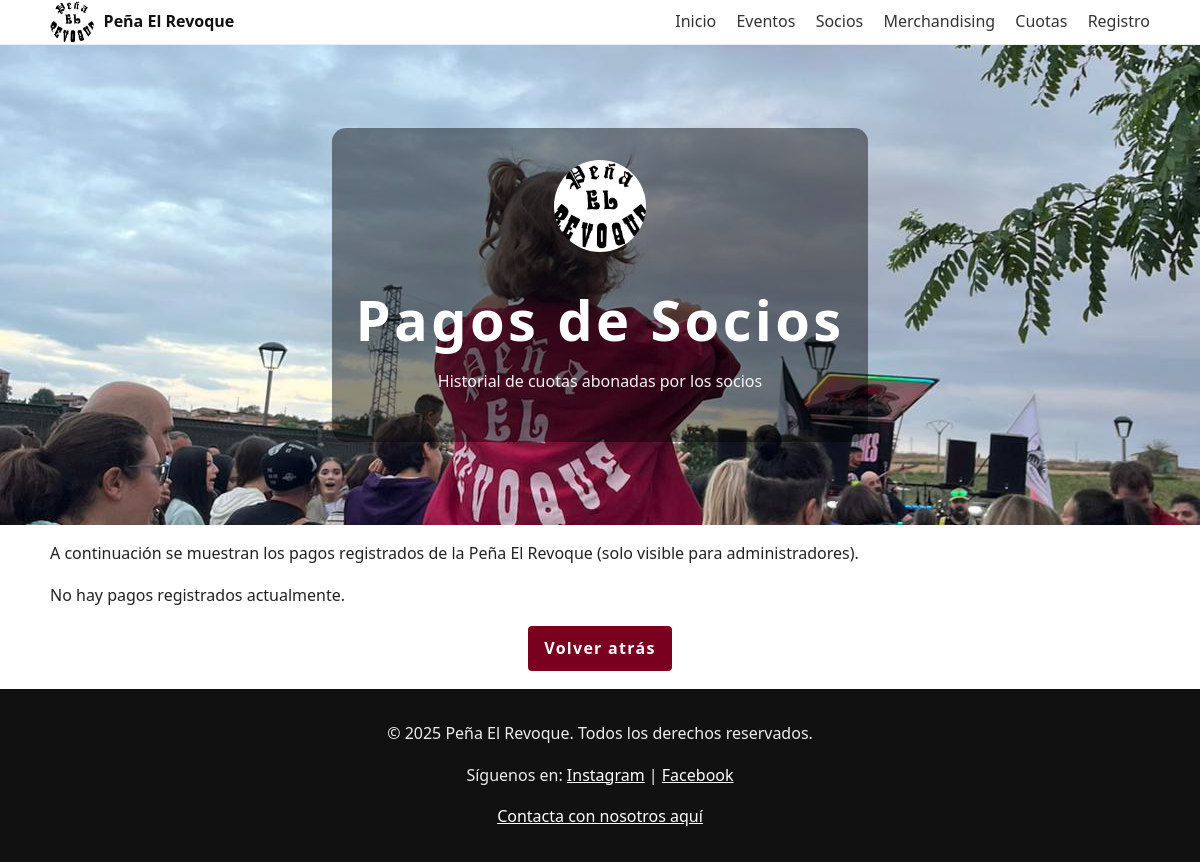
/pagos/ (signed in), run on an earlier commit of the app's database.
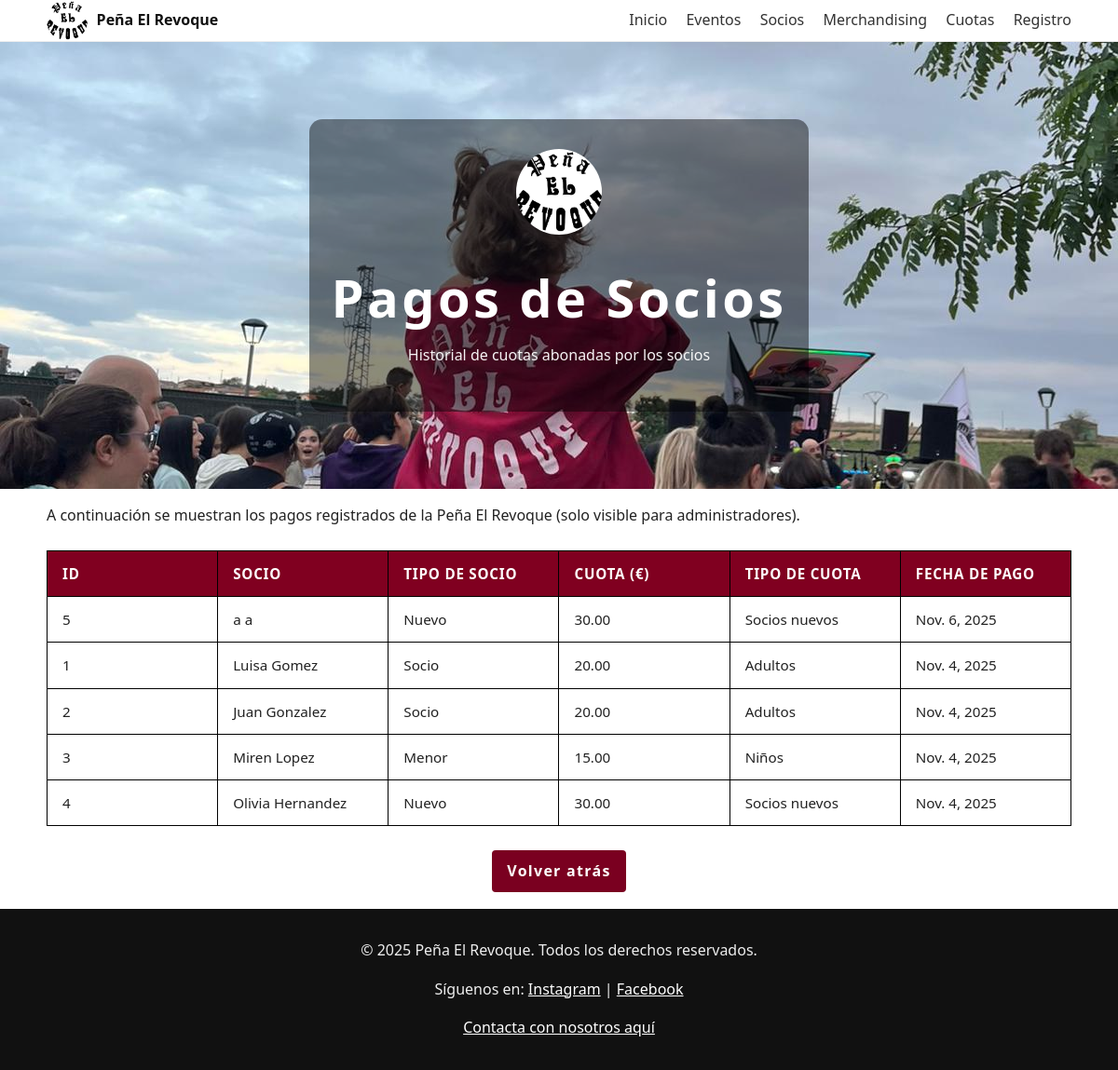
And on a later commit of the database.
### appProjectDjango/models.py (models this page shows, shortened)
class Pagos(models.Model):
    socio = models.ForeignKey(Socio, on_delete=models.CASCADE, related_name="pagos")
    cuota = models.ForeignKey(Cuotas, on_delete=models.CASCADE, related_name="pagos")
    fecha_pago = models.DateField(auto_now_add=True)
    class Meta:
        db_table = "Pagos"

class Socio(models.Model):
    TIPO_SOCIO_CHOICES = [
        ('menor', 'Menor'),
        ('socio', 'Socio'),
        ('nuevo', 'Nuevo'),
    ]
    nombre = models.CharField(max_length=100)
    apellido = models.CharField(max_length=100, null=True, blank=True)
    segundo_apellido = models.CharField(max_length=100, blank=True, null=True)
    mayor13 = models.BooleanField(default=True)
    fecha_nacimiento = models.DateField(blank=True, null=True)
    tipo_socio = models.CharField(max_length=20, choices=TIPO_SOCIO_CHOICES, default='nuevo')
    email = models.EmailField(unique=True)
    password = models.CharField(max_length=128, null=True, blank=True)
    telefono = models.CharField(max_length=20)
    class Meta:
        db_table = "Socios"

class Cuotas(models.Model):
    tipo_socio = models.CharField(max_length=50, null=True, blank=True)  # "Adulto", "Niño", "Socio nuevo"
    precio = models.DecimalField(max_digits=6, decimal_places=2, default=50.00)
    beneficios = models.TextField()
    class Meta:
        db_table = "Cuotas"

### appProjectDjango/views.py (the view)
# urls.py: path('pagos/', PagosView.as_view(), name='pagos'),
class PagosView(UserPassesTestMixin, ListView):
    model = Pagos
    template_name = 'pagos.html'
    context_object_name = 'pagos'
    def test_func(self):
        return self.request.user.is_superuser
    def get_queryset(self):
        return Pagos.objects.select_related('socio', 'cuota').all().order_by('-fecha_pago')
    def get_context_data(self, **kwargs):
        context = super().get_context_data(**kwargs)
        context['socio_id'] = self.request.GET.get('socio_id')
        return context

### appProjectDjango/templates/pagos.html (shortened to what this page needs)
{% load static %}
<!DOCTYPE html>
<html lang="es">
<head>
    <link rel="stylesheet" href="{% static 'css/styles.css' %}">
</head>
<body>
    <header class="site-header">
        <div class="wrap">
            <a class="brand" href="{% url 'index' %}">
                <img src="{% static 'img/iconos/peña.jpg' %}" alt="Logo de la Peña El Revoque" class="brand-logo">
                <span>Peña El Revoque</span>
            </a>
            <nav class="main-nav" aria-label="Principal">
                <a href="{% url 'index' %}">Inicio</a>
                <a href="{% url 'eventos' %}">Eventos</a>
                <a href="{% url 'socios' %}">Socios</a>
                <a href="{% url 'merchandising' %}">Merchandising</a>
                <a href="{% url 'cuotas' %}">Cuotas</a>
                <a href="{% url 'registros' %}">Registro</a>
            </nav>
        </div>
    </header>
    <section class="hero">
        <div class="hero-inner">
            <img src="{% static 'img/iconos/peña.jpg' %}" alt="Escudo de la Peña" class="logo-hero">
            <h1>Pagos de Socios</h1>
            <p>Historial de cuotas abonadas por los socios</p>
        </div>
    </section>
    <main class="wrap">
        <p>A continuación se muestran los pagos registrados de la Peña El Revoque (solo visible para administradores).</p>
        {% if pagos %}
            <table id="pagos">
                <thead>
                    <tr>
                        <th>ID</th>
                        <th>Socio</th>
                        <th>Tipo de Socio</th>
                        <th>Cuota (€)</th>
                        <th>Tipo de Cuota</th>
                        <th>Fecha de Pago</th>
                    </tr>
                </thead>
                <tbody>
                    {% for pago in pagos %}
                    <tr>
                        <td>{{ pago.id }}</td>
                        <td>{{ pago.socio.nombre }} {{ pago.socio.apellido }}</td>
                        <td>{{ pago.socio.get_tipo_socio_display }}</td>
                        <td>{{ pago.cuota.precio }}</td>
                        <td>{{ pago.cuota.tipo_socio }}</td>
                        <td>{{ pago.fecha_pago }}</td>
                    </tr>
                    {% endfor %}
                </tbody>
            </table>
        {% else %}
            <p>No hay pagos registrados actualmente.</p>
        {% endif %}
        <p class="center-btn">
            <a href="{% url 'detalle_socio' socio_id %}#detalle-info" class="btn">Volver atrás</a>
        </p>
    </main>
    <footer class="site-footer">
        <p>&copy; 2025 Peña El Revoque. Todos los derechos reservados.</p>
        <p>Síguenos en:
            <a href="https://www.instagram.com/hervias_larioja" target="_blank">Instagram</a> |
            <a href="https://www.facebook.com/elrevoquehervias" target="_blank">Facebook</a>
        </p>
        <p><a href="{% url 'contacto' %}">Contacta con nosotros aquí</a></p>
    </footer>
</body>
</html>

What changed in the data, as far as the page shows it:
added Pagos: id "5", socio.nombre "a", socio.apellido "a", socio.tipo_socio "Nuevo", cuota.precio "30.00", cuota.tipo_socio "Socios nuevos", fecha_pago "Nov. 6, 2025"
added Pagos: id "1", socio.nombre "Luisa", socio.apellido "Gomez", socio.tipo_socio "Socio", cuota.precio "20.00", cuota.tipo_socio "Adultos", fecha_pago "Nov. 4, 2025"
added Pagos: id "2", socio.nombre "Juan", socio.apellido "Gonzalez", socio.tipo_socio "Socio", cuota.precio "20.00", cuota.tipo_socio "Adultos", fecha_pago "Nov. 4, 2025"
added Pagos: id "3", socio.nombre "Miren", socio.apellido "Lopez", socio.tipo_socio "Menor", cuota.precio "15.00", cuota.tipo_socio "Niños", fecha_pago "Nov. 4, 2025"
added Pagos: id "4", socio.nombre "Olivia", socio.apellido "Hernandez", socio.tipo_socio "Nuevo", cuota.precio "30.00", cuota.tipo_socio "Socios nuevos", fecha_pago "Nov. 4, 2025"
Also different on the page:
text no longer shown: "No hay pagos registrados actualmente."
text now shown: "ID SOCIO TIPO DE SOCIO CUOTA (€) TIPO DE CUOTA FECHA DE PAGO"
